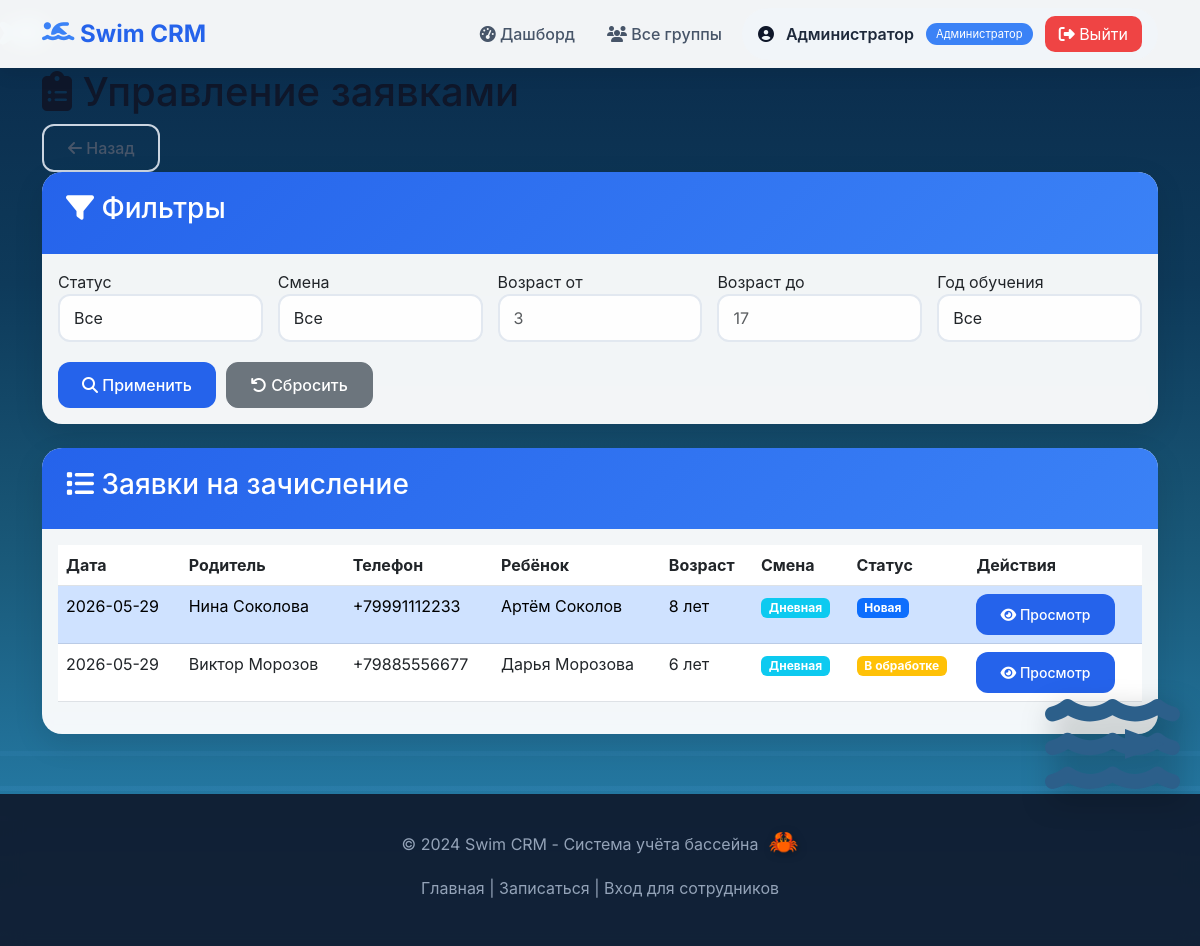
Before: /admin/applications (signed in) with the older database file.
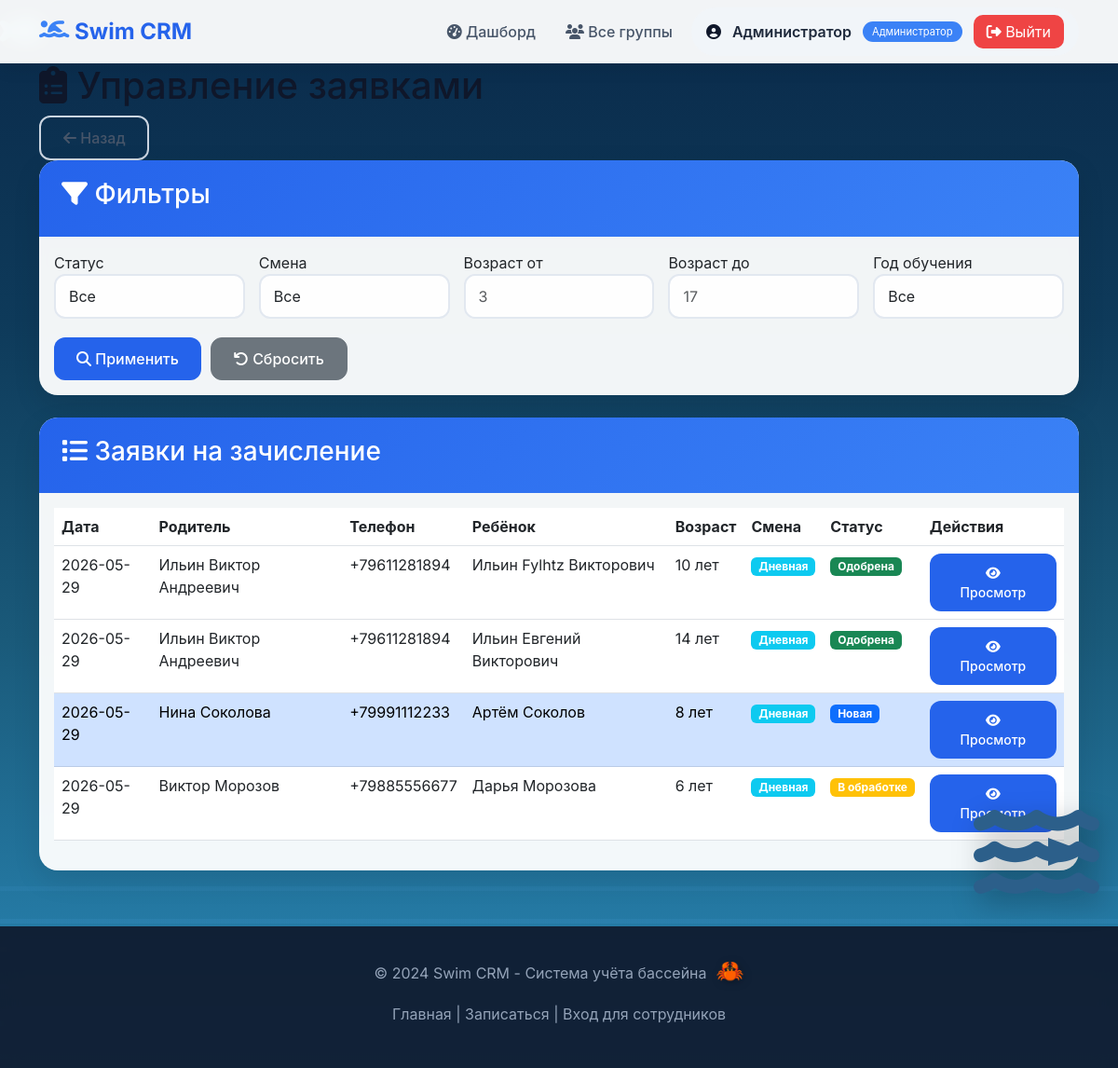
After: the same page with the newer database file.
### tables this page shows
CREATE TABLE admins (
                id INTEGER PRIMARY KEY AUTOINCREMENT,
                full_name VARCHAR(255) NOT NULL,
                login VARCHAR(100) NOT NULL UNIQUE,
                password_hash VARCHAR(255) NOT NULL,
                email VARCHAR(255),
                phone VARCHAR(20),
                created_at TIMESTAMP DEFAULT CURRENT_TIMESTAMP,
                updated_at TIMESTAMP DEFAULT CURRENT_TIMESTAMP
            );

CREATE TABLE applications (
                id INTEGER PRIMARY KEY AUTOINCREMENT,
                parent_full_name VARCHAR(255) NOT NULL,
                parent_phone VARCHAR(20) NOT NULL,
                parent_email VARCHAR(255),
                child_full_name VARCHAR(255) NOT NULL,
                child_age INTEGER NOT NULL,
                child_class INTEGER,
                school_name VARCHAR(255),
                swimming_years INTEGER DEFAULT 1,
                shift VARCHAR(10) CHECK (shift IN ('day', 'evening')),
                desired_lessons_per_week INTEGER,
                status VARCHAR(20) DEFAULT 'new' CHECK (status IN ('new', 'processing', 'approved', 'rejected')),
                rejection_reason TEXT,
                created_at TIMESTAMP DEFAULT CURRENT_TIMESTAMP,
                processed_at TIMESTAMP,
                processed_by INTEGER,
                FOREIGN KEY (processed_by) REFERENCES trainers(id)
            );

### main.py (the view)
@app.get("/admin/applications", response_class=HTMLResponse)
async def admin_applications(
    request: Request,
    status_filter: Optional[str] = Query(None, description="Фильтр по статусу"),
    age_min: Optional[int] = Query(None, description="Мин. возраст"),
    age_max: Optional[int] = Query(None, description="Макс. возраст"),
    swimming_year: Optional[int] = Query(None, description="Год обучения"),
    shift_filter: Optional[str] = Query(None, description="Смена (day/evening)"),
    current_user = Depends(get_current_user),
    db_cursor = Depends(get_db)
):
    require_admin(current_user)
    query = "SELECT * FROM applications WHERE 1=1"
    params = []
    if status_filter:
        query += " AND status = ?"
        params.append(status_filter)
    if age_min is not None:
        query += " AND child_age >= ?"
        params.append(age_min)
    if age_max is not None:
        query += " AND child_age <= ?"
        params.append(age_max)
    if swimming_year is not None:
        query += " AND swimming_years = ?"
        params.append(swimming_year)
    if shift_filter:
        query += " AND shift = ?"
        params.append(shift_filter)
    query += " ORDER BY created_at DESC"
    db_cursor.execute(query, params)
    rows = db_cursor.fetchall()
    applications = []
    for row in rows:
        app = dict(row)
        if app.get('created_at') and hasattr(app['created_at'], 'strftime'):
            app['created_at'] = app['created_at'].strftime('%Y-%m-%d %H:%M:%S')
        if app.get('processed_at') and hasattr(app['processed_at'], 'strftime'):
            app['processed_at'] = app['processed_at'].strftime('%Y-%m-%d %H:%M:%S')
        applications.append(app)
    db_cursor.execute(
        "SELECT id, name, min_age, max_age, swimming_year, shift, max_students FROM groups WHERE is_active = 1"
    )
    all_groups = db_cursor.fetchall()
    return templates.TemplateResponse(
        request,
        "admin_applications.html",
        {
            "request": request,
            "applications": applications,
            "all_groups": all_groups,
            "filters": {
                "status": status_filter,
                "age_min": age_min,
                "age_max": age_max,
                "swimming_year": swimming_year,
                "shift": shift_filter
            },
            "current_user": current_user
        }
    )

### templates/admin_applications.html (shortened to what this page needs)
{% extends "base.html" %}
{% block content %}
<div class="container">
    <div class="page-header">
        <h1><i class="fas fa-clipboard-list"></i> Управление заявками</h1>
        <a href="/dashboard" class="btn btn-outline">
            <i class="fas fa-arrow-left"></i> Назад
        </a>
    </div>
    <div class="card mb-4">
        <div class="card-header">
            <h3><i class="fas fa-filter"></i> Фильтры</h3>
        </div>
        <div class="card-body">
            <form method="get" action="/admin/applications" class="filter-form">
                <div class="form-row">
                    <div class="form-group">
                        <label for="status">Статус</label>
                        <select id="status" name="status" class="form-select">
                            <option value="">Все</option>
                        </select>
                    </div>
                    <div class="form-group">
                        <label for="shift">Смена</label>
                        <select id="shift" name="shift" class="form-select">
                            <option value="">Все</option>
                        </select>
                    </div>
                    <div class="form-group">
                        <label for="age_min">Возраст от</label>
                        <input type="number" id="age_min" name="age_min" class="form-control"
                               value="{{ filters.age_min or '' }}" placeholder="3">
                    </div>
                    <div class="form-group">
                        <label for="age_max">Возраст до</label>
                        <input type="number" id="age_max" name="age_max" class="form-control"
                               value="{{ filters.age_max or '' }}" placeholder="17">
                    </div>
                    <div class="form-group">
                        <label for="swimming_year">Год обучения</label>
                        <select id="swimming_year" name="swimming_year" class="form-select">
                            <option value="">Все</option>
                        </select>
                    </div>
                </div>
                <div class="form-actions">
                    <button type="submit" class="btn btn-primary">
                        <i class="fas fa-search"></i> Применить
                    </button>
                    <a href="/admin/applications" class="btn btn-secondary">
                        <i class="fas fa-undo"></i> Сбросить
                    </a>
                </div>
            </form>
        </div>
    </div>
    <div class="card">
        <div class="card-header">
            <h3><i class="fas fa-list"></i> Заявки на зачисление</h3>
        </div>
        <div class="card-body">
            {% if applications %}
                <div class="table-wrapper">
                    <table class="table">
                        <thead>
                            <tr>
                                <th>Дата</th>
                                <th>Родитель</th>
                                <th>Телефон</th>
                                <th>Ребёнок</th>
                                <th>Возраст</th>
                                <th>Смена</th>
                                <th>Статус</th>
                                <th>Действия</th>
                            </tr>
                        </thead>
                        <tbody>
                            {% for app in applications %}
                            <tr class="{% if app.status == 'new' %}table-primary{% endif %}">
                                <td>{{ app.created_at[:10] }}</td>
                                <td>{{ app.parent_full_name }}</td>
                                <td>{{ app.parent_phone }}</td>
                                <td>{{ app.child_full_name }}</td>
                                <td>{{ app.child_age }} лет</td>
                                <td>
                                    {% if app.shift == 'day' %}
                                        <span class="badge bg-info">Дневная</span>
                                    {% else %}
                                        <span class="badge bg-secondary">Вечерняя</span>
                                    {% endif %}
                                </td>
                                <td>
                                    <span class="badge {% if app.status == 'new' %}bg-primary{% elif app.status == 'processing' %}bg-warning{% elif app.status == 'approved' %}bg-success{% else %}bg-danger{% endif %}">
                                        {% if app.status == 'new' %}Новая
                                        {% elif app.status == 'processing' %}В обработке
                                        {% elif app.status == 'approved' %}Одобрена
                                        {% else %}Отклонена{% endif %}
                                    </span>
                                </td>
                                <td>
                                    <a href="/admin/application/{{ app.id }}" class="btn btn-sm btn-primary">
                                        <i class="fas fa-eye"></i> Просмотр
                                    </a>
                                </td>
                            </tr>
                            {% endfor %}
                        </tbody>
                    </table>
                </div>
            {% endif %}
        </div>
    </div>
</div>
{% endblock %}

### templates/base.html (shortened to what this page needs)
<!DOCTYPE html>
<html lang="ru">
<head>
    <link href="https://cdn.jsdelivr.net/npm/bootstrap@5.3.0/dist/css/bootstrap.min.css" rel="stylesheet">
    <link rel="stylesheet" href="https://cdnjs.cloudflare.com/ajax/libs/font-awesome/6.4.0/css/all.min.css">
</head>
<body>
    <div class="water-background">
        <div class="wave"></div>
        <div class="wave"></div>
    </div>
    <div class="dolphin dolphin-1">
    </div>
    <div class="dolphin dolphin-2">
    </div>
    <div class="dolphin dolphin-3">
    </div>
    <div class="dolphin dolphin-4">
    </div>
    <div class="whale">
        <i class="fas fa-water"></i>
        <div class="whale-mouth"></div>
    </div>
    <nav class="navbar navbar-expand-lg">
        <div class="container">
            <a class="navbar-brand" href="/">
                <i class="fas fa-swimmer"></i>
                <span>Swim CRM</span>
            </a>
            <div class="collapse navbar-collapse" id="navbarNav">
                <ul class="navbar-nav ms-auto align-items-center gap-2">
                    {% if current_user %}
                        {% if current_user.type == 'parent' %}
                            <li class="nav-item"><a class="nav-link" href="/parent/profile"><i class="fas fa-user"></i> Мои дети</a></li>
                        {% elif current_user.type == 'trainer' %}
                            <li class="nav-item"><a class="nav-link" href="/trainer/dashboard"><i class="fas fa-chalkboard-user"></i> Мои группы</a></li>
                        {% elif current_user.type == 'admin' %}
                            <li class="nav-item"><a class="nav-link" href="/dashboard"><i class="fas fa-tachometer-alt"></i> Дашборд</a></li>
                            <li class="nav-item"><a class="nav-link" href="/trainer/dashboard"><i class="fas fa-users"></i> Все группы</a></li>
                        {% endif %}
                        <li class="nav-item">
                            <div class="user-info">
                                <i class="fas fa-user-circle"></i>
                                <span class="user-name">{{ current_user.name }}</span>
                                <span class="user-type">
                                    {% if current_user.type == 'parent' %}Родитель
                                    {% elif current_user.type == 'trainer' %}Тренер
                                    {% else %}Администратор{% endif %}
                                </span>
                                <a href="/logout" class="logout-btn" style="background: #ef4444; color: white; padding: 6px 14px; border-radius: 10px; text-decoration: none;">
                                    <i class="fas fa-sign-out-alt"></i> Выйти
                                </a>
                            </div>
                        </li>
                    {% else %}
                        <li class="nav-item"><a class="nav-link" href="/login"><i class="fas fa-sign-in-alt"></i> Вход</a></li>
                        <li class="nav-item"><a class="btn btn-primary" href="/apply"><i class="fas fa-pen"></i> Записаться</a></li>
                    {% endif %}
                </ul>
            </div>
        </div>
    </nav>
    <main class="fade-in">
        {% block content %}
        {% endblock %}
    </main>
    <footer class="footer">
        <p>&copy; 2024 Swim CRM - Система учёта бассейна</p>
        <p class="mt-2">
            <a href="/">Главная</a> |
            <a href="/apply">Записаться</a> |
            <a href="/login">Вход для сотрудников</a>
        </p>
    </footer>
<div class="ocean-background" id="oceanBackground"></div>
</body>
</html>

Changed rows visible on the page:
added applications: created_at "2026-05-29", parent_full_name "Ильин Виктор Андреевич", parent_phone "+79611281894", child_full_name "Ильин Fylhtz Викторович", child_age "10", shift "Дневная", status "Одобрена"
added applications: created_at "2026-05-29", parent_full_name "Ильин Виктор Андреевич", parent_phone "+79611281894", child_full_name "Ильин Евгений Викторович", child_age "14", shift "Дневная", status "Одобрена"
